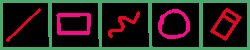
#> input picture PSH_NEW_START/tools.png, 250 x 50 px
$ python -i summary_ratio.py   (imports and definitions only)
#> lines starting #> are read from the running program, lines starting #| are printed output that depends on the picture
import cv2 as cv
import mediapipe as mp
import glob
import numpy as np
import time

# Mediapipe 손 인식 초기화
mp_hands = mp.solutions.hands
mp_drawing = mp.solutions.drawing_utils

# 손 랜드마크 설정 (신뢰도 향상)
# [5 lines that did not run here, left out]

# 슬라이드 이미지 로드
img_files = sorted(glob.glob('team2/OJH/lecture.png'))  # 슬라이드 경로를 조정하세요
# [3 lines not run here, left out]

current_slide = 0
total_slides = len(img_files)
canvas_size = (800, 800)
# [1 line not run here, left out]
# [1 line that did not run here, left out]

# 그림을 그리기 위한 레이어 (슬라이드별로 관리)
slide_pen_layers = [np.zeros((*canvas_size, 4), dtype=np.uint8) for _ in range(total_slides)]
slide_highlight_layers = [np.zeros((*canvas_size, 4), dtype=np.uint8) for _ in range(total_slides)]

# 현재 슬라이드에 해당하는 레이어 복사
pen_layer = slide_pen_layers[current_slide].copy()
highlight_layer = slide_highlight_layers[current_slide].copy()

# 그리기 도구를 위한 변수들
tool_margin_left = 150  # 도구의 왼쪽 여백
tool_max_x, tool_max_y = 250 + tool_margin_left, 50
curr_tool = "laser pointer"  # 초기 도구를 'laser pointer'로 설정
time_init = True
rad = 40
var_inits = False
prevx, prevy = 0, 0

# 도구별 두께 설정
thick_pen = 4          # 펜 도구 두께
thick_highlighter = 20 # 형광펜 두께
thick_erase = 30       # 지우개 크기

# 선택 영역 관련 변수들 (select_move 기능 추가)
selection_done = False
selected_area_pen = None        # pen_layer에서 선택된 영역
selected_area_highlight = None  # highlight_layer에서 선택된 영역
x_offset = 0
y_offset = 0
selection_cooldown = 0  # 선택 쿨다운 초기화

# 도구 이미지 로드
# [1 line not run here, left out]
# [1 line that did not run here, left out]

color_margin_left = 400  # 색상 선택 영역의 왼쪽 여백
color_max_x, color_max_y = 800, 50

should_close_rotating_window = False

# 색상 선택 영역 정의
COLOR_SECTIONS = {
    "red": ((420, 25), (0, 0, 255)),       # 빨간색 원 중심 및 색상 BGR
    "yellow": ((460, 25), (0, 255, 255)), # 노란색 원 중심 및 색상
    "green": ((500, 25), (0, 255, 0)),    # 초록색 원 중심 및 색상
    "blue": ((540, 25), (255, 0, 0)),     # 파란색 원 중심 및 색상
    "black": ((580, 25), (0, 0, 0))       # 검은색 원 중심 및 색상
}

# [4 lines left out: function draw_color_circles, not called in this run]

# 초기 슬라이드에 색상 원 그리기
# [1 line not run here, left out]

# [17 lines left out: functions get_tool, get_color, not called in this run]

summary_images = []  # 핵심노트 이미지를 저장하는 리스트 (최대 4개)
image_sizes = []  # (height, width) 튜플을 저장하는 리스트
last_pinch_time = None
pinch_count = 0
selected_summary_index = -1  # summary 이미지 선택을 위한 인덱스
moving_summary = False        # summary 이동 중인지 여부
moving_summary_index = -1     # 이동 중인 summary의 인덱스

# 크롭 도구 관련 전역 변수
crop_start_point = None
crop_end_point = None
cropping = False

# 회전 모드 관련 전역 변수 추가
rotation_mode = False
rotation_angle = 0
rotation_start_time = None
rotation_delay = 0.5  # 회전 모드 진입 후 딜레이 시간 (초)
current_cropped_image = None  # 현재 선택된 크롭 이미지

selected_color = (0, 0, 255)  # 초기 색상 (빨간색)
selected_tool = None  # 선택된 도구 초기화

# [9 lines left out: function detect_thumb_direction, not called in this run]

middle_finger_up_start = 0  # 중지가 올라가기 시작한 시간
middle_finger_delay = 0.5   # 중지를 들고 있어야 하는 시간 (초)
middle_finger_confirmed = False  # 중지가 충분히 올라가 있었는지 확인

def is_finger_up(hand, finger_tip_id, finger_pip_id):
    return hand.landmark[finger_tip_id].y < hand.landmark[finger_pip_id].y

# 중지 손가락의 상태를 확인하고 시간을 체크하는 함수
# [164 lines left out: functions check_middle_finger_status, is_all_fingers_up, is_fist, is_one, is_two, is_three and 5 more, not called in this run]

ctime = None
ptime = None
timer_running = False
start_time = None

mode_select_time = None
select_mode = None

x1, y1 = 0, 0   # select_move 용
xii, yii = 0, 0 # enlarge 용
max_H, max_W = 0, 0


def process_frame(frame):
    global curr_tool, time_init, rad, var_inits, prevx, prevy
    global selection_done, selected_area_pen, selected_area_highlight
    global x_offset, y_offset, selection_cooldown
    global ctime, ptime
    global timer_running, start_time
    global selected_color, selected_tool
    global x1, y1, xii, yii
    global slide_image_copy
    global rotation_mode, rotation_angle, current_cropped_image
    global summary_images
    global pinch_count, last_pinch_time
    global crop_start_point, crop_end_point, cropping
    global rotation_start_time, rotation_delay
    global should_close_rotating_window
    global moving_summary, moving_summary_index
    global pen_layer, highlight_layer
    global mode_select_time, select_mode
    global max_H, max_W

    current_time = time.time()
    rgb = cv.cvtColor(frame, cv.COLOR_BGR2RGB)
    op = hand_landmark.process(rgb)

    pointer_layer = np.full((*canvas_size, 3), 255, dtype=np.uint8)

    if rotation_mode:
        if op.multi_hand_landmarks:
            for hand in op.multi_hand_landmarks:
                mp_drawing.draw_landmarks(frame, hand, mp_hands.HAND_CONNECTIONS)
                if current_time - rotation_start_time > rotation_delay:
                    thumb_direction = detect_thumb_direction(hand, 4, 2)
                    if thumb_direction == "left":
                        rotation_angle -= 2
                    elif thumb_direction == "right":
                        rotation_angle += 2
                    if is_all_fingers_up(hand):


                        rotated_image = rotate_image(current_cropped_image, rotation_angle)
                        if len(summary_images) >= 4:
                            summary_images.pop(0)
                            image_sizes.pop(0)

                        h, w = rotated_image.shape[:2]
                        # 이미지 크기 정보 저장
                        image_sizes.append((h, w))

                        summary_images.append(rotated_image.copy())
                        print(f"Rotated image added to summary. Total summary images: {len(summary_images)}")
                        rotation_mode = False
                        should_close_rotating_window = True
                        curr_tool = 'laser pointer'
                        print("Rotation confirmed. Switched back to laser pointer.")

        if rotation_mode and current_cropped_image is not None:
            rotated_image = rotate_image(current_cropped_image, rotation_angle)
            cv.imshow("Rotating Image", rotated_image)

        return pointer_layer

    if op.multi_hand_landmarks:
        for hand in op.multi_hand_landmarks:
            mp_drawing.draw_landmarks(frame, hand, mp_hands.HAND_CONNECTIONS)
            if is_fist(hand) and not timer_running:
                start_time = time.time()
                timer_running = True
                print("Lecture timer started.")

            x = int(hand.landmark[8].x * canvas_size[0])
            y = int(hand.landmark[8].y * canvas_size[1])

            if tool_margin_left < x < tool_max_x and y < tool_max_y:
                if time_init:
                    ctime = time.time()
                    time_init = False
                ptime = time.time()

                cv.circle(slide_image_copy, (x, y), rad, (0, 255, 255), 2)
                rad -= 1

                if (ptime - ctime) > 0.8:
                    selected_tool = get_tool(x)
                    if curr_tool == selected_tool:
                        if selected_tool == "erase":
                            pen_layer[:, :] = 0
                            highlight_layer[:, :] = 0
                            curr_tool = "laser pointer"
                            print("Erase all drawings. Switched back to laser pointer.")
                        else:
                            curr_tool = "laser pointer"
                            print("Tool deactivated. Switched back to laser pointer.")
                    else:
                        curr_tool = selected_tool
                        print("Your current tool set to:", curr_tool)
                    time_init = True
                    rad = 40
            else:
                time_init = True
                rad = 40

            if color_margin_left <= x <= color_max_x and y <= color_max_y:
                selected_color_name = get_color(x)
                if selected_color_name:
                    color_map = {
                        "red": (0, 0, 255),
                        "yellow": (0, 255, 255),
                        "green": (0, 255, 0),
                        "blue": (255, 0, 0),
                        "black": (0, 0, 0),
                    }
                    selected_color = color_map[selected_color_name]
                    print(f"Selected color: {selected_color_name}")
                cv.circle(pointer_layer, (x, y), 5, (0, 0, 255), -1)

            index_up = is_finger_up(hand, 8, 6)
            middle_up = is_finger_up(hand, 12, 10)
            # 중지 손가락 상태 확인 (0.5초 유지 검사)
            middle_confirmed = check_middle_finger_status(middle_up)
            fingers_up_status = index_up and middle_up  # 검지와 중지가 펴진 상태
            fingers_up_status_highlighter = index_up and middle_confirmed  # 검지와 중지가 펴진 상태

            if curr_tool == "laser pointer":
                cv.circle(pointer_layer, (x, y), 5, (0, 0, 255), -1)
            elif curr_tool == "erase":
                size = thick_erase
                cv.rectangle(pointer_layer, (x - size // 2, y - size // 2),
                             (x + size // 2, y + size // 2), (0, 0, 0), -1)
            elif curr_tool == "highlighter":
                cv.circle(pointer_layer, (x, y), thick_highlighter // 2, selected_color, 2)
            elif curr_tool == "draw":
                cv.circle(pointer_layer, (x, y), thick_pen // 2, selected_color, 2)
            elif curr_tool in ["crop", "enlarge", "shrink", "select_move"]:
                size_rect = 10
                cv.rectangle(pointer_layer, (x - size_rect // 2, y - size_rect // 2),
                             (x + size_rect // 2, y + size_rect // 2), (0, 255, 255), 2)

            if curr_tool == "draw":
                if fingers_up_status:
                    if prevx != 0 and prevy != 0:
                        color_with_alpha = selected_color + (255,)
                        cv.line(pen_layer, (prevx, prevy), (x, y), color_with_alpha, thick_pen)
                    prevx, prevy = x, y
                else:
                    prevx, prevy = 0, 0

            elif curr_tool == "highlighter":
                if fingers_up_status_highlighter:
                    if prevx != 0 and prevy != 0:
                        color_with_alpha = selected_color + (int(255 * 0.4),)
                        cv.line(highlight_layer, (prevx, prevy), (x, y), color_with_alpha, thick_highlighter)
                    prevx, prevy = x, y
                else:
                    prevx, prevy = 0, 0

            elif curr_tool == "select mode":
                # 현재 시간이 쿨다운 시간을 지났는지 확인
                if time.time() > selection_cooldown:
                    # 손동작 1, 2, 3 인식
                    if is_one(hand):
                        if mode_select_time is None:
                            mode_select_time = time.time()
                        elif time.time() - mode_select_time > 0.8:  # 인식 시간을 0.8초로 줄임
                            select_mode = "crop"
                            curr_tool = "crop"
                            print("Mode selected: crop")
                            mode_select_time = None
                            selection_cooldown = time.time() + 1.0
                            var_inits = False  # 변수 초기화
                    elif is_two(hand):
                        if mode_select_time is None:
                            mode_select_time = time.time()
                        elif time.time() - mode_select_time > 0.8:  # 인식 시간을 0.8초로 줄임
                            select_mode = "enlarge"
                            curr_tool = "enlarge"
                            print("Mode selected: enlarge")
                            mode_select_time = None
                            selection_cooldown = time.time() + 1.0
                            var_inits = False  # 변수 초기화
                    elif is_three(hand):
                        if mode_select_time is None:
                            mode_select_time = time.time()
                        elif time.time() - mode_select_time > 0.8:  # 인식 시간을 0.8초로 줄임
                            select_mode = "shrink"
                            curr_tool = "shrink"
                            print("Mode selected: shrink")
                            mode_select_time = None
                            selection_cooldown = time.time() + 1.0
                            var_inits = False  # 변수 초기화
                    else:
                        # 어떤 손동작도 감지되지 않으면 mode_select_time 초기화
                        mode_select_time = None
                else:
                    # 쿨다운 중일 때는 mode_select_time 초기화
                    mode_select_time = None
            elif curr_tool == "crop":
                process_crop_tool(hand, x, y, tool_type="crop")
            elif curr_tool == "enlarge":
                process_crop_tool(hand, x, y, fx=1.3, fy=1.3, tool_type="enlarge")
            elif curr_tool == "shrink":
                process_crop_tool(hand, x, y, fx=0.6, fy=0.6, tool_type="shrink")

            elif curr_tool == "select_move":
                if not selection_done:
                    if time.time() > selection_cooldown:
                        if fingers_up_status:
                            if not var_inits:
                                x1, y1 = x, y
                                var_inits = True
                            else:
                                rect_start = (x1, y1)
                                rect_end = (x, y)
                                thickness = 2
                                line_type = cv.LINE_AA
                                color = (255, 255, 0)
                                dash_length = 10
                                x_min, x_max = min(x1, x), max(x1, x)
                                y_min, y_max = min(y1, y), max(y1, y)
                                for i in range(x_min, x_max, dash_length * 2):
                                    cv.line(slide_image_copy, (i, y_min), (i + dash_length, y_min), color, thickness, line_type)
                                    cv.line(slide_image_copy, (i, y_max), (i + dash_length, y_max), color, thickness, line_type)
                                for i in range(y_min, y_max, dash_length * 2):
                                    cv.line(slide_image_copy, (x_min, i), (x_min, i + dash_length), color, thickness, line_type)
                                    cv.line(slide_image_copy, (x_max, i), (x_max, i + dash_length), color, thickness, line_type)
                        elif index_up and not middle_up:
                            if var_inits:
                                x_start, x_end = min(x1, x), max(x1, x)
                                y_start, y_end = min(y1, y), max(y1, y)
                                selected_area_pen = pen_layer[y_start:y_end, x_start:x_end].copy()
                                selected_area_highlight = highlight_layer[y_start:y_end, x_start:x_end].copy()
                                x_offset = x_start
                                y_offset = y_start
                                selection_done = True
                                var_inits = False
                                print("Selection completed. Switched to move mode.")
                                pen_layer[y_start:y_end, x_start:x_end] = 0
                                highlight_layer[y_start:y_end, x_start:x_end] = 0
                else:
                    if index_up and not middle_up:
                        if selected_area_pen is not None:
                            w = selected_area_pen.shape[1]
                            h = selected_area_pen.shape[0]
                        elif selected_area_highlight is not None:
                            w = selected_area_highlight.shape[1]
                            h = selected_area_highlight.shape[0]
                        else:
                            w = h = 0
                        x_offset = x - w // 2
                        y_offset = y - h // 2
                    elif fingers_up_status:
                        if selected_area_pen is not None:
                            h_pen, w_pen = selected_area_pen.shape[:2]
                            x1_dst_pen = max(0, x_offset)
                            y1_dst_pen = max(0, y_offset)
                            x2_dst_pen = min(canvas_size[0], x_offset + w_pen)
                            y2_dst_pen = min(canvas_size[1], y_offset + h_pen)

                            x1_src_pen = x1_dst_pen - x_offset
                            y1_src_pen = y1_dst_pen - y_offset
                            x2_src_pen = x1_src_pen + (x2_dst_pen - x1_dst_pen)
                            y2_src_pen = y1_src_pen + (y2_dst_pen - y1_dst_pen)

                            selected_area_moved_pen = selected_area_pen[y1_src_pen:y2_src_pen, x1_src_pen:x2_src_pen]
                            b_pen, g_pen, r_pen, a_pen = cv.split(selected_area_moved_pen)
                            mask_pen = a_pen
                            cv.copyTo(selected_area_moved_pen, mask_pen, pen_layer[y1_dst_pen:y2_dst_pen, x1_dst_pen:x2_dst_pen])

                        if selected_area_highlight is not None:
                            h_highlight, w_highlight = selected_area_highlight.shape[:2]
                            x1_dst_highlight = max(0, x_offset)
                            y1_dst_highlight = max(0, y_offset)
                            x2_dst_highlight = min(canvas_size[0], x_offset + w_highlight)
                            y2_dst_highlight = min(canvas_size[1], y_offset + h_highlight)

                            x1_src_highlight = x1_dst_highlight - x_offset
                            y1_src_highlight = y1_dst_highlight - y_offset
                            x2_src_highlight = x1_src_highlight + (x2_dst_highlight - x1_dst_highlight)
                            y2_src_highlight = y1_src_highlight + (y2_dst_highlight - y1_dst_highlight)

                            selected_area_moved_highlight = selected_area_highlight[y1_src_highlight:y2_src_highlight, x1_src_highlight:x2_src_highlight]
                            b_highlight, g_highlight, r_highlight, a_highlight = cv.split(selected_area_moved_highlight)
                            mask_highlight = a_highlight
                            cv.copyTo(selected_area_moved_highlight, mask_highlight, highlight_layer[y1_dst_highlight:y2_dst_highlight, x1_dst_highlight:x2_dst_highlight])

                        selected_area_pen = None
                        selected_area_highlight = None
                        selection_done = False
                        var_inits = False
                        selection_cooldown = time.time() + 0.8
                        print("Position confirmed.")

            if curr_tool == "laser pointer" and check_pinch_gesture(hand):
                summary_index = check_summary_area(x, y)
                if summary_index != -1 and len(summary_images) > summary_index:
                    if not moving_summary:
                        moving_summary = True
                        moving_summary_index = summary_index
                        print(f"Selected summary {moving_summary_index + 1} for moving.")
                    else:
                        target_index = summary_index
                        if target_index != moving_summary_index:
                            summary_images[moving_summary_index], summary_images[target_index] = summary_images[target_index], summary_images[moving_summary_index]
                            print(f"Swapped summary {moving_summary_index + 1} with summary {target_index + 1}.")
                        moving_summary = False
                        moving_summary_index = -1

    return pointer_layer

# [1 line not run here, left out]

mode = 'lecture'
lecture_duration = 100
break_duration = 5
display_time = lecture_duration

# [251 lines not run here, left out]

>>> import cv2
>>> picture = cv2.imread('../PSH_NEW_START/tools.png', cv2.IMREAD_GRAYSCALE)
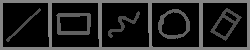
#> picture: shape (50, 250); min 0, max 133, mean 35
>>> result = process_frame(picture)
#> (the run stopped early here; a loop or call above may not have finished)
